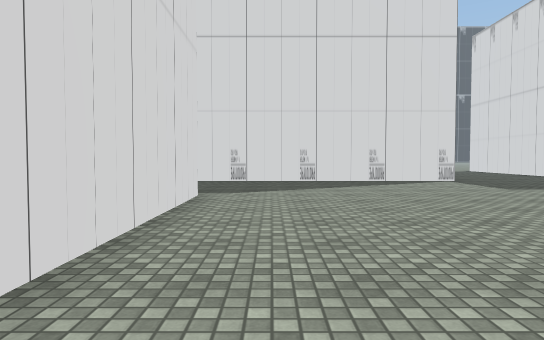
[1] (above)

24 first-person views from a walk through a Unity game level. The camera is 1.2 m above the floor, tilts 2° down and sees 75° across. The floor is counted in squares, 2 m on a side. Each view is taken from the middle of a square. On the plan, view 1 faces up. The plan holds only what a view shows up to about 10 squares ahead; the rest is blank. The place goes on beyond the plan. Some surface patterns are stand-ins.

[2]
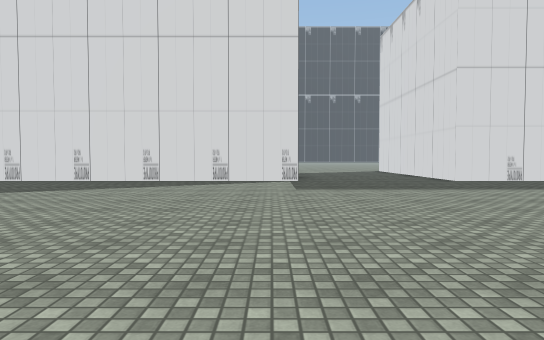

[3]
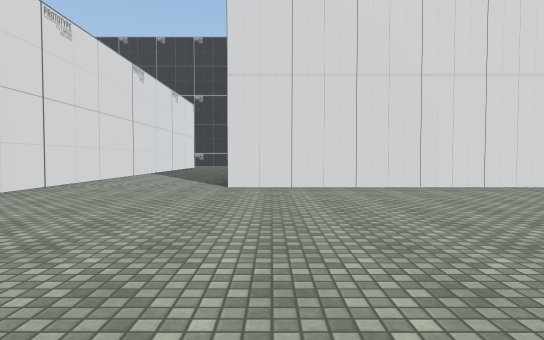

[4]
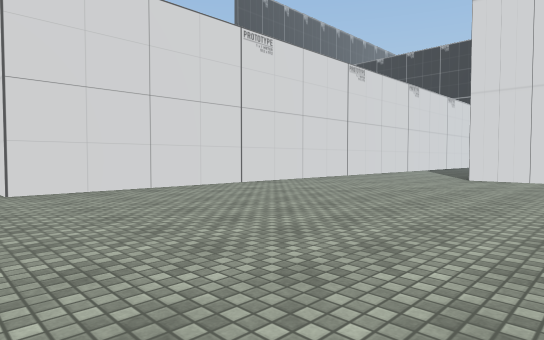

[5]
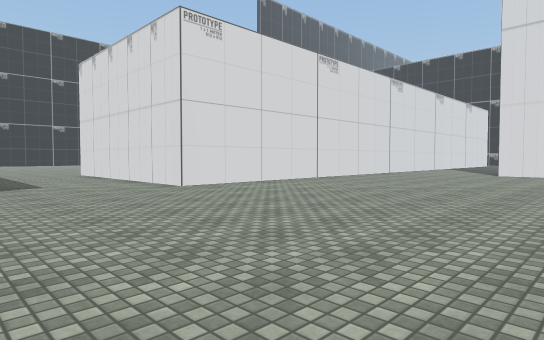

[6]
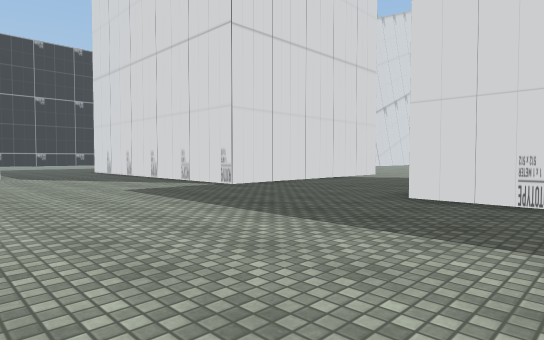

[7]
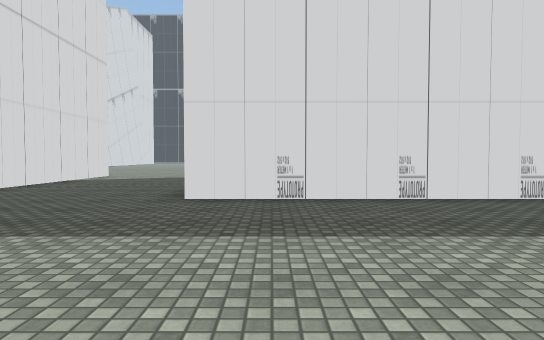

[8]
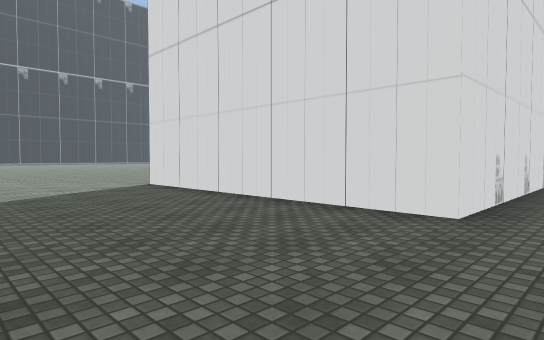

[9]
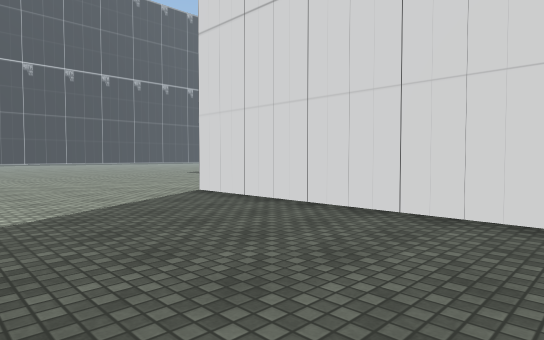

[10]
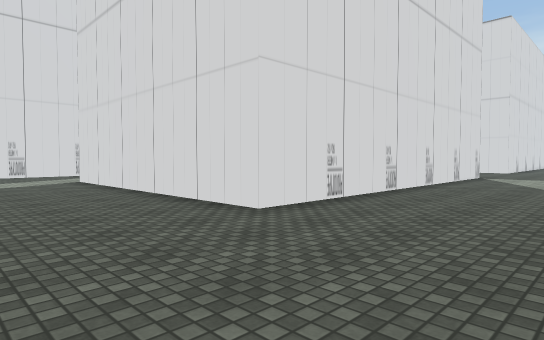

[11]
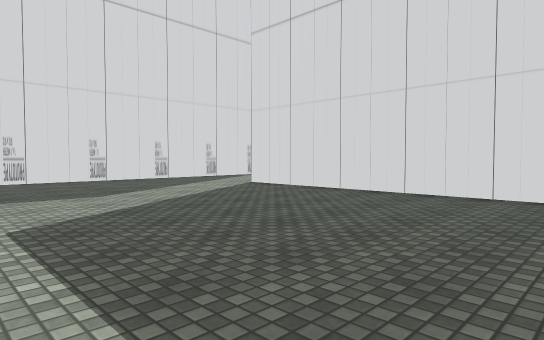

[12]
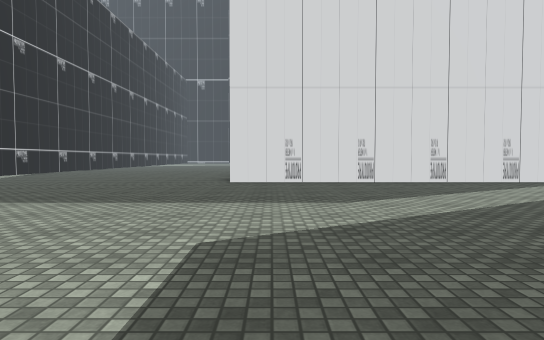

[13]
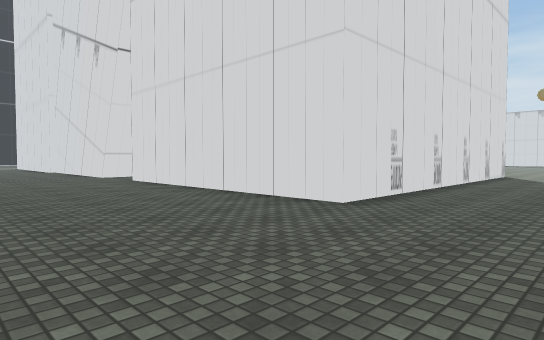

[14]
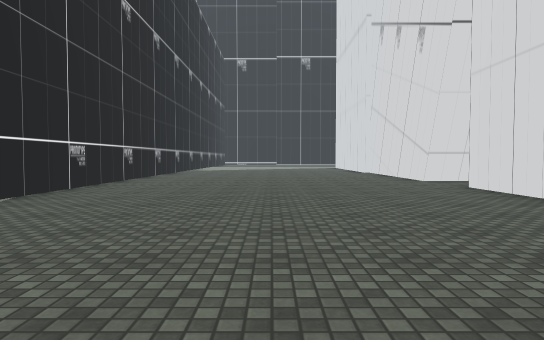

[15]
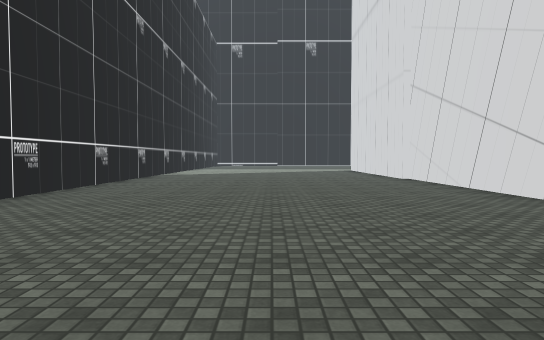

[16]
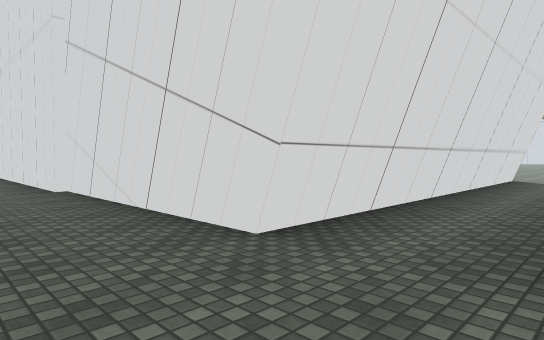

[17]
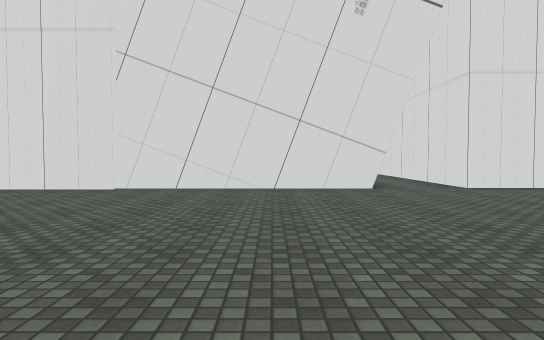

[18]
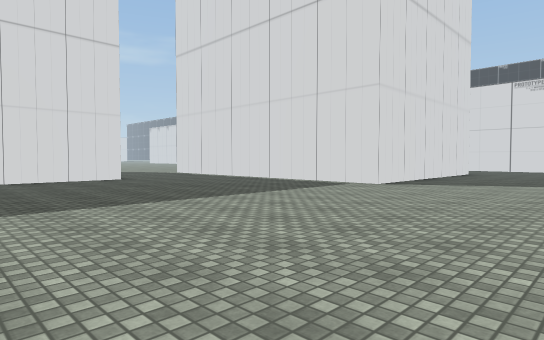

[19]
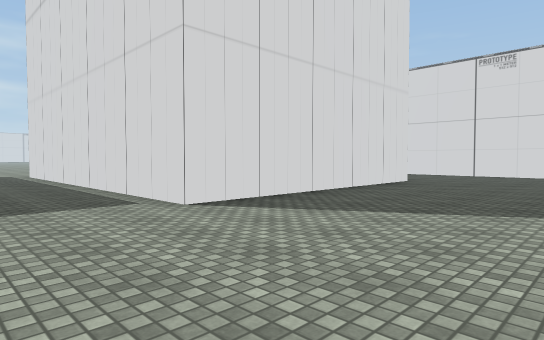

[20]
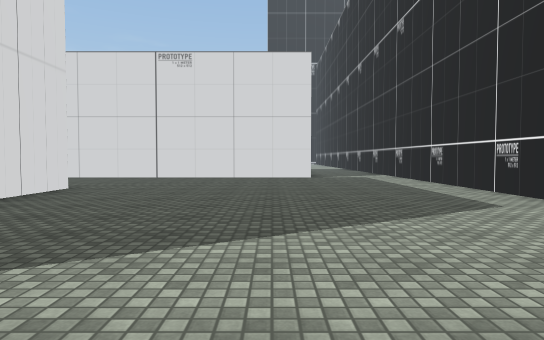

[21]
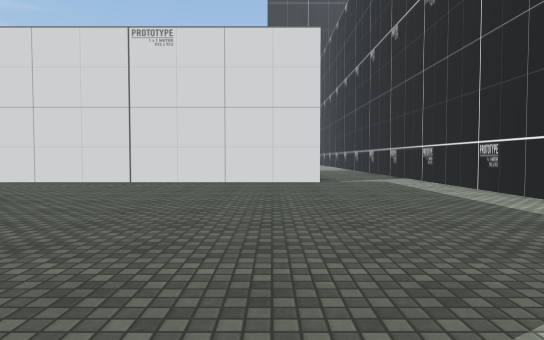

[22]
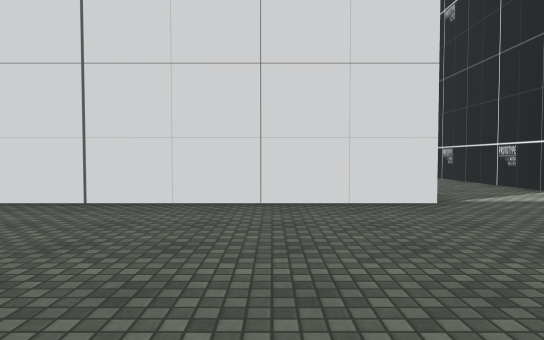

[23]
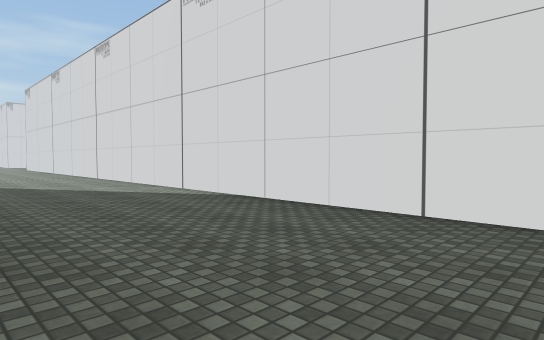

[24]
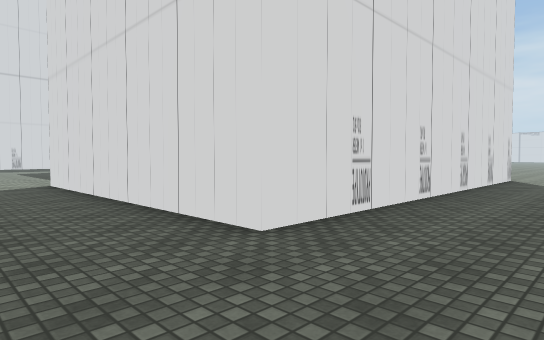

### Floor plan
Points are (right, up) in squares from view 1. A wall is a line through its corners. A room is listed if a view was taken in it or the views show most of it. See-through windows are left out.
Room 1 (views 1, 2, 3, 4, 5, 6, 7, 8, 9)
walls: (1.5, -4.6) (8.1, -4.6) (8.1, -8.2); (12.5, 9) (8.7, 9) (8.7, 15.8); (-1.2, 5.6) (-1.2, -0.9); (4.7, 14.1) (4.7, 9) (-0.5, 9)
ways out: opening at (-1.3, -3) to room 2; opening at (-1.3, 7) to room 2; opening at (7, 15.8)
Room 2 (views 10, 11, 12, 13, 14, 15, 16, 17, 18, 19, 20, 21, 22, 23, 24)
walls: (-0.5, 9) (-4.2, 9) (-4.2, 15.6); (-17.9, 1) (-17.9, -10); (-2.2, 18.6) (-10, 18.6) (-10, 25.1) (-7, 25.1); (-1.2, -0.9) (-10, -0.9) (-10, 5.6) (-2.2, 5.6); (-15.2, -4.6) (0, -4.6); (-1.2, 26.8) (-10, 26.8) (-10, 32); (-10.3, 31.9) (-10.3, 32.5); (-17.9, 32) (-17.9, 23)
ways out: opening at (-1.3, -3) to room 1; opening at (-1.3, 7) to room 1; opening at (-2, 26); opening at (-1.3, 17)

Where each view was taken, in squares from view 1:
view 1: 0 up, 0 right, facing up
view 2: 0 up, 4 right, facing up
view 3: 0 up, 6 right, facing left
view 4: 2 up, 9 right, facing down-left
view 5: 2 up, 12 right, facing down-left
view 6: 4 up, 11 right, facing up-left
view 7: 4 up, 10 right, facing up
view 8: 8 up, 5 right, facing up-right
view 9: 10 up, 5 right, facing up-right
view 10: 6 up, 7 left, facing up-right
view 11: 9 up, 10 left, facing up-right
view 12: 10 up, 9 left, facing up
view 13: 16 up, 14 left, facing up-right
view 14: 18 up, 14 left, facing up
view 15: 22 up, 14 left, facing up
view 16: 25 up, 12 left, facing up-right
view 17: 29 up, 17 left, facing right
view 18: 13 up, 14 left, facing down-right
view 19: 8 up, 14 left, facing down-right
view 20: 6 up, 14 left, facing down
view 21: 4 up, 14 left, facing down
view 22: 0 up, 13 left, facing down
view 23: 1 down, 12 left, facing down-right
view 24: 3 down, 12 left, facing up-right
